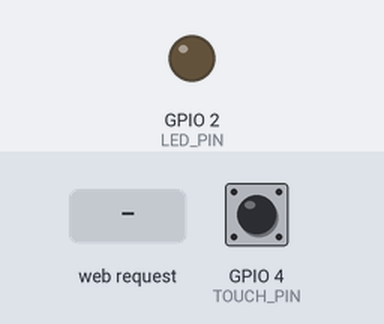
The sketch below on a simulated ESP32. Shown: output pins drawn as LEDs (lit = HIGH). Dashed ring = blinking. The test bench sets the inputs (shaded band); at power-on: GPIO 4 (TOUCH_PIN) HIGH. WiFi joins after 1.5 s; servers stay silent unless stated; what the sketch prints to the serial monitor is not drawn.

Above: at 2.7 s.
2.8 s: HTTP request GET /arm received
At 3.05 s:
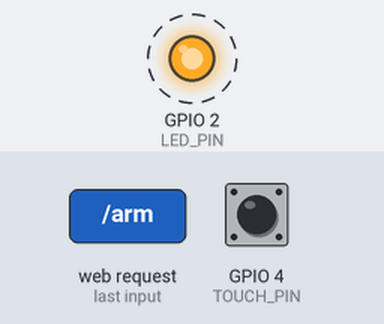
5.8 s: HTTP request GET /disarm received
At 5.8 s:
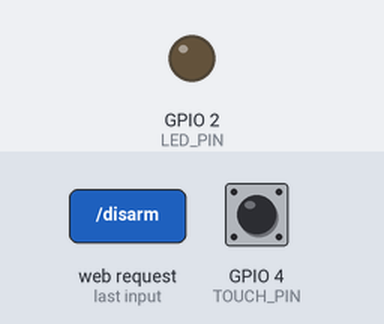
Timing chart, 0 to 8.8 s (numbered marks = the images above; inputs shaded):
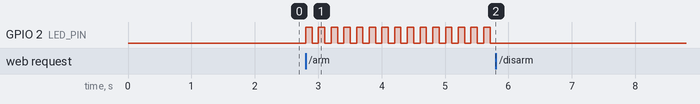

The sketch:

ex07.ino
```cpp
#include <WiFi.h>
#include <WebServer.h>

// ===================== 请修改这里的 WiFi 信息 =====================
const char* ssid = "¬¬¬¬¬¬";
const char* password = "zgf666666";
// =================================================================

WebServer server(80);

// 引脚定义
const int LED_PIN = 2;          // 板载LED（GPIO2）
const int TOUCH_PIN = T0;       // 触摸引脚 = GPIO4

// 系统状态
bool isArmed = false;    // 布防状态
bool isAlarming = false; // 报警状态

// 非阻塞计时变量（解决delay卡死问题）
unsigned long previousMillis = 0;
const long blinkInterval = 100; // 闪烁间隔

// 网页HTML代码
String getHTML() {
  String html = "<!DOCTYPE html>";
  html += "<html lang='zh-CN'>";
  html += "<head><meta charset='utf-8'>";
  html += "<meta name='viewport' content='width=device-width, initial-scale=1.0'>";
  html += "<title>物联网安防报警器</title>";
  html += "<style>";
  html += "body{text-align:center; font-family:Arial; margin-top:50px; background:#f8f9fa;}";
  html += "h1{color:#2c3e50;}";
  html += ".status{font-size:24px; margin:25px 0; font-weight:bold;}";
  html += ".btn{padding:15px 30px; font-size:20px; margin:10px; border:none; border-radius:10px; cursor:pointer; width:160px;}";
  html += ".arm{background:#e74c3c; color:white;}";
  html += ".disarm{background:#2ecc71; color:white;}";
  html += "</style>";
  html += "</head>";
  html += "<body>";
  html += "<h1>ESP32 安防报警器</h1>";

  html += "<div class='status'>当前状态：";
  if (isAlarming) {
    html += "<span style='color:red;'>⚠️ 正在报警！</span>";
  } else if (isArmed) {
    html += "<span style='color:blue;'>✅ 已布防</span>";
  } else {
    html += "<span style='color:gray;'>🛡️ 已撤防</span>";
  }
  html += "</div>";

  html += "<a href='/arm'><button class='btn arm'>布防 (Arm)</button></a>";
  html += "<a href='/disarm'><button class='btn disarm'>撤防 (Disarm)</button></a>";
  html += "</body></html>";

  return html;
}

// 处理主页
void handleRoot() {
  server.send(200, "text/html", getHTML());
}

// 布防
void handleArm() {
  isArmed = true;
  isAlarming = false;
  digitalWrite(LED_PIN, LOW);
  server.sendHeader("Location", "/", true);
  server.send(302, "text/plain", "");
}

// 撤防
void handleDisarm() {
  isArmed = false;
  isAlarming = false;
  digitalWrite(LED_PIN, LOW);
  server.sendHeader("Location", "/", true);
  server.send(302, "text/plain", "");
}

void setup() {
  Serial.begin(115200);
  pinMode(LED_PIN, OUTPUT);
  digitalWrite(LED_PIN, LOW);

  // 连接WiFi
  WiFi.begin(ssid, password);
  while (WiFi.status() != WL_CONNECTED) {
    delay(500);
    Serial.print(".");
  }

  Serial.println("");
  Serial.println("WiFi 连接成功！");
  Serial.println("IP地址: " + WiFi.localIP().toString());

  server.on("/", handleRoot);
  server.on("/arm", handleArm);
  server.on("/disarm", handleDisarm);
  server.begin();
  Serial.println("Web服务器启动");
}

void loop() {
  server.handleClient();

  // ===================== 触摸检测（优化版） =====================
  int touchValue = touchRead(TOUCH_PIN);
  Serial.print("触摸值："); Serial.println(touchValue); // 查看实时值

  // 布防状态下，触摸值 < 30 才触发报警（更稳定）
  if (isArmed && touchValue < 400) {
    isAlarming = true;
  }

  // ===================== 非阻塞LED闪烁（无delay，不卡死） =====================
  if (isAlarming) {
    unsigned long currentMillis = millis();
    if (currentMillis - previousMillis >= blinkInterval) {
      previousMillis = currentMillis;
      digitalWrite(LED_PIN, !digitalRead(LED_PIN)); // 翻转电平
    }
  }
}
```

Measured:
- after the input at 2.8 s, GPIO 2 (LED_PIN): alternates HIGH for 0.10 s and LOW for 0.10 s, starting at once
- after the input at 5.8 s, GPIO 2 (LED_PIN): stops changing and stays LOW
